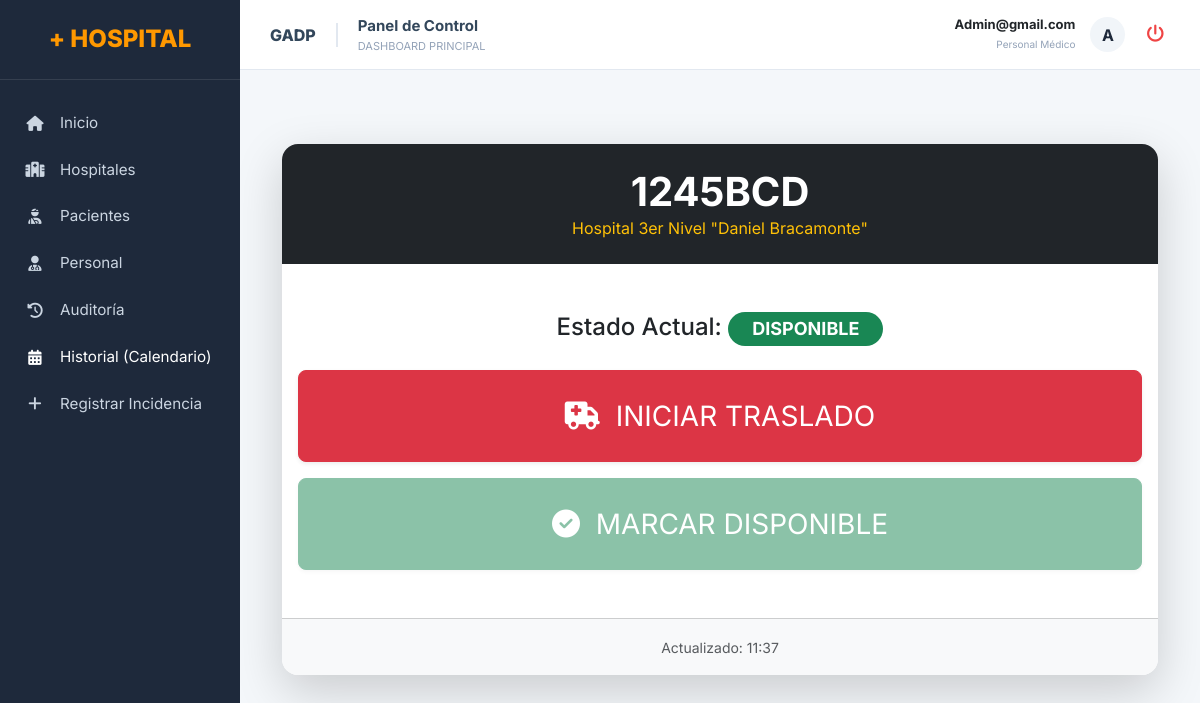
Screenshot of /hospital/ambulancias/chofer/panel/3/ (signed in) with the database file from the repository.
### superadmi/models.py (models this page shows, shortened)
class Usuario(AbstractBaseUser):
    username = models.CharField(max_length=50, unique=True)
    nombre_completo = models.CharField(max_length=200)
    email = models.EmailField(max_length=100, unique=True)
    telefono = models.CharField(max_length=20, null=True, blank=True)
    numero_colegiatura = models.CharField(max_length=50, null=True, blank=True)
    ciudad = models.CharField(max_length=100, null=True, blank=True)
    direccion = models.CharField(max_length=255, null=True, blank=True)
    turno_asignado = models.CharField(max_length=100, null=True, blank=True)
    rol = models.ForeignKey(Rol, on_delete=models.SET_NULL, null=True, blank=True)
    hospital = models.ForeignKey(Hospital, on_delete=models.SET_NULL, null=True, blank=True)
    especialidad = models.ForeignKey(Especialidad, on_delete=models.SET_NULL, null=True, blank=True)
    estado = models.BooleanField(default=True)
    is_admin = models.BooleanField(default=False)
    fecha_registro = models.DateTimeField(auto_now_add=True)
    objects = UsuarioManager()
    USERNAME_FIELD = 'username'
    REQUIRED_FIELDS = ['email', 'nombre_completo']
    class Meta:
        db_table = 'usuarios'

class Hospital(models.Model):
    nombre = models.CharField(max_length=200)
    nivel = models.IntegerField(choices=[(1, '1er Nivel'), (2, '2do Nivel'), (3, '3er Nivel')], default=1)
    direccion = models.TextField()
    telefono = models.CharField(max_length=20, null=True, blank=True)
    email = models.EmailField(max_length=100, null=True, blank=True)
    capacidad_camas = models.IntegerField(default=0)
    estado = models.BooleanField(default=True)

### hospital/models.py (models this page shows, shortened)
class Ambulancia(models.Model):
    TIPOS = [
        ('BÁSICA', 'Básica'),
        ('AVANZADA', 'Avanzada'),
        ('TERAPIA', 'Terapia Intensiva') # Añadimos uno más para la tesis
    ]
    ESTADOS_UNIDAD = [
        ('DISPONIBLE', 'Disponible'),
        ('EN_CAMINO', 'En Camino / Traslado'),
        ('MANTENIMIENTO', 'En Mantenimiento')
    ]
    placa = models.CharField(max_length=15, unique=True)
    modelo = models.CharField(max_length=50)
    tipo = models.CharField(max_length=20, choices=TIPOS, default='BÁSICA')
    hospital = models.ForeignKey(Hospital, on_delete=models.CASCADE, related_name='ambulancias')
    chofer_asignado = models.OneToOneField(
        settings.AUTH_USER_MODEL,
        on_delete=models.SET_NULL,
        null=True,
        blank=True,
        related_name='ambulancia_personal'
    )
    nombre_chofer_manual = models.CharField(
        max_length=200,
        blank=True,
        null=True,
        verbose_name="Nombre Completo del Chofer"
    )
    estado = models.CharField(max_length=20, choices=ESTADOS_UNIDAD, default='DISPONIBLE')
    class Meta:
        verbose_name = "Ambulancia"
        verbose_name_plural = "Ambulancias"

### hospital/views.py (the view)
# urls.py: path('ambulancias/chofer/panel/<int:ambulancia_id>/', views.panel_chofer, name='panel_chofer'),
@login_required
def panel_chofer(request, ambulancia_id):
    unidad = get_object_or_404(Ambulancia, id=ambulancia_id)
    return render(request, 'hospital/panel_chofer.html', {'ambulancia': unidad})

### hospital/templates/hospital/panel_chofer.html
{% extends 'superadmi/base.html' %}
{% block content %}
<div class="container py-5 text-center">
    <div class="card shadow-lg border-0 rounded-4 overflow-hidden">
        <div class="bg-dark p-4 text-white">
            <h1 class="display-6 fw-bold mb-0">{{ ambulancia.placa }}</h1>
            <p class="text-warning mb-0">{{ ambulancia.hospital.nombre }}</p>
        </div>
        <div class="card-body py-5">
            <h4 class="mb-4">Estado Actual:
                {% if ambulancia.estado == 'DISPONIBLE' %}
                    <span class="badge bg-success px-4 py-2 rounded-pill">DISPONIBLE</span>
                {% else %}
                    <span class="badge bg-danger px-4 py-2 rounded-pill text-uppercase">{{ ambulancia.estado }}</span>
                {% endif %}
            </h4>
            <div class="d-grid gap-3">
                <a href="{% url 'hospital:cambiar_estado' ambulancia.id 'EN_CAMINO' %}"
                   class="btn btn-danger btn-lg py-4 fs-3 shadow-sm {% if ambulancia.estado == 'EN_CAMINO' %}disabled opacity-50{% endif %}">
                    <i class="fas fa-ambulance me-2"></i> INICIAR TRASLADO
                </a>
                <a href="{% url 'hospital:cambiar_estado' ambulancia.id 'DISPONIBLE' %}"
                   class="btn btn-success btn-lg py-4 fs-3 shadow-sm {% if ambulancia.estado == 'DISPONIBLE' %}disabled opacity-50{% endif %}">
                    <i class="fas fa-check-circle me-2"></i> MARCAR DISPONIBLE
                </a>
            </div>
        </div>
        <div class="card-footer bg-light py-3">
            <small class="text-muted">Actualizado: {% now "H:i" %}</small>
        </div>
    </div>
</div>
{% endblock %}

### templates/superadmi/base.html (shortened to what this page needs)
{% load static %}
<!doctype html>
<html lang="es">
<head>
    <link rel="stylesheet" href="https://cdnjs.cloudflare.com/ajax/libs/font-awesome/6.4.0/css/all.min.css">
    <link href="https://cdn.jsdelivr.net/npm/bootstrap@5.3.0/dist/css/bootstrap.min.css" rel="stylesheet">
</head>
<body>
    <div class="sidebar-fixed">
        <div class="sidebar-header">
            <h4 style="color: var(--primary-orange); font-weight: 800; margin: 0;">+ HOSPITAL</h4>
        </div>
        <ul class="nav-menu">
            <li class="nav-item {% if request.path == '/superadmin/' %}active{% endif %}">
                <a href="{% url 'superadmin:dashboard_superadmin' %}"><i class="fas fa-home"></i> Inicio</a>
            </li>
            <li class="nav-item {% if 'hospitales' in request.path %}active{% endif %}">
                <a href="{% url 'superadmin:listar_hospitales' %}"><i class="fas fa-hospital"></i> Hospitales</a>
            </li>
            <li class="nav-item {% if 'pacientes' in request.path %}active{% endif %}">
                <a href="{% url 'hospital:lista_pacientes' %}"><i class="fas fa-user-injured"></i> Pacientes</a>
            </li>
            <li class="nav-item {% if 'usuarios' in request.path %}active{% endif %}">
                <a href="{% url 'superadmin:listar_usuarios' %}"><i class="fas fa-user-md"></i> Personal</a>
            </li>
            <li class="nav-item {% if 'auditoria' in request.path %}active{% endif %}">
                <a href="{% url 'superadmin:auditoria' %}"><i class="fas fa-history"></i> Auditoría</a>
            </li>
            <li class="nav-item">
                <a href="{% url 'hospital:monitor_disponibilidad' %}" class="nav-link text-white">
                    <i class="fas fa-calendar-alt mr-2"></i>
                    <span>Historial (Calendario)</span>
                </a>
            </li>
            <li class="nav-item">
                <a href="{% url 'hospital:seleccionar_tipo' %}">
                    <i class="fas fa-plus"></i> Registrar Incidencia
                </a>
            </li>
        </ul>
    </div>
    <div class="main-wrapper">
        <header class="header-top">
            <div class="d-flex align-items-center">
                <span class="gadp-tag">GADP</span>
                <div>
                    <div style="font-weight: 700; color: #33475b; font-size: 15px;">Panel de Control</div>
                    <div style="font-size: 11px; color: #94a3b8; text-transform: uppercase;">
                        {% if 'hospitales' in request.path %}Gestión de Centros
                        {% elif 'pacientes' in request.path %}Admisión y Triaje
                        {% elif 'usuarios' in request.path %}Recursos Humanos
                        {% else %}Dashboard Principal{% endif %}
                    </div>
                </div>
            </div>
            <div class="user-profile">
                <div style="text-align: right; line-height: 1.2;">
                    <span style="display: block; font-weight: 700; font-size: 13px;">{{ user.username|capfirst }}</span>
                    <span style="font-size: 10px; color: #94a3b8;">
                        {% if user.is_superuser %}Super Admin{% else %}Personal Médico{% endif %}
                    </span>
                </div>
                <div class="avatar-circle">{{ user.username|slice:":1"|upper }}</div>
                <form action="{% url 'superadmin:logout' %}" method="post" style="margin:0;">
                    <button type="submit" class="logout-icon" title="Cerrar Sesión"><i class="fas fa-power-off"></i></button>
                </form>
            </div>
        </header>
        <div style="padding: 10px 30px 30px 30px;">
            {% block content %}
            {% endblock %}
        </div>
    </div>
</body>
</html>

### templates/superadmi/base.html (style rules this page uses)
:root { --sidebar-width: 240px; --primary-orange: #ff9800; --dark-blue: #1e293b; --bg-light: #f4f7fa; }
body { background-color: var(--bg-light) !important; font-family: 'Inter', sans-serif; margin: 0; }
.sidebar-fixed { width: var(--sidebar-width); height: 100vh; background: var(--dark-blue); position: fixed; left: 0; top: 0; z-index: 1000; }
.sidebar-header { padding: 25px; text-align: center; border-bottom: 1px solid rgba(255,255,255,0.1); }
.nav-menu { padding: 20px 0; list-style: none; margin: 0; }
.nav-item a { color: #cbd5e1; text-decoration: none; padding: 12px 25px; display: flex; align-items: center; transition: 0.3s; font-size: 0.95rem; }
.nav-item i { margin-right: 15px; width: 20px; text-align: center; }
.main-wrapper { margin-left: var(--sidebar-width); min-height: 100vh; }
.header-top { background: #ffffff; height: 70px; display: flex; align-items: center; justify-content: space-between; padding: 0 30px; border-bottom: 1px solid #e2e8f0; position: sticky; top: 0; z-index: 999; }
.gadp-tag { font-weight: 800; color: #33475b; border-right: 2px solid #e2e8f0; padding-right: 20px; margin-right: 20px; }
.user-profile { display: flex; align-items: center; gap: 15px; }
.avatar-circle { width: 35px; height: 35px; background: #f1f5f9; border-radius: 50%; display: flex; align-items: center; justify-content: center; font-weight: bold; color: var(--dark-blue); }
.logout-icon { color: #ef4444; cursor: pointer; background: none; border: none; font-size: 1.1rem; }

### rows the page displays
Usuario: username "Admin@gmail.com", username "A"
Ambulancia: placa "1245BCD", hospital.nombre "Hospital 3er Nivel \"Daniel Bracamonte\""
